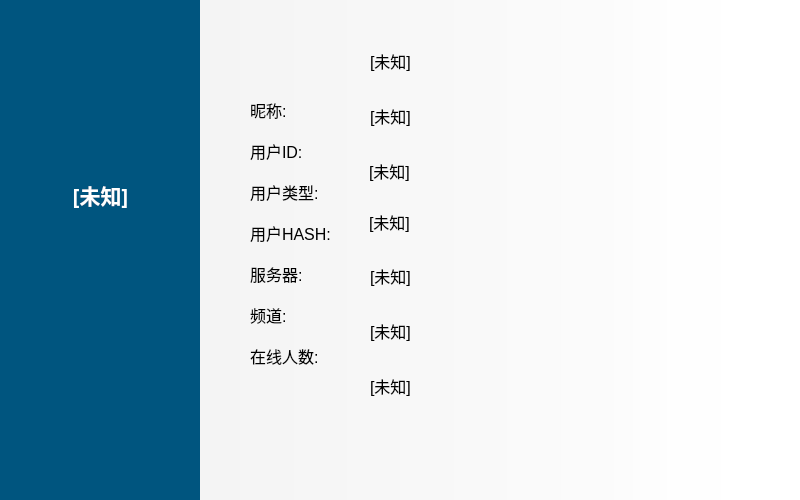
<?xml version="1.0" encoding="UTF-8"?>
<ui version="4.0">
 <class>UserInfo</class>
 <widget class="QWidget" name="UserInfo">
  <property name="geometry">
   <rect>
    <x>0</x>
    <y>0</y>
    <width>800</width>
    <height>500</height>
   </rect>
  </property>
  <property name="minimumSize">
   <size>
    <width>800</width>
    <height>500</height>
   </size>
  </property>
  <property name="maximumSize">
   <size>
    <width>800</width>
    <height>500</height>
   </size>
  </property>
  <property name="font">
   <font>
    <family>Microsoft YaHei UI</family>
    <pointsize>12</pointsize>
   </font>
  </property>
  <property name="windowTitle">
   <string>Form</string>
  </property>
  <widget class="QLabel" name="back_0">
   <property name="geometry">
    <rect>
     <x>0</x>
     <y>0</y>
     <width>800</width>
     <height>500</height>
    </rect>
   </property>
   <property name="font">
    <font>
     <family>Microsoft YaHei</family>
    </font>
   </property>
   <property name="styleSheet">
    <string notr="true">background-color: qlineargradient(spread:pad, x1:0, y1:0, x2:1, y2:0, stop:0 rgba(240, 240, 240, 255), stop:1 rgba(255, 255, 255, 255));</string>
   </property>
   <property name="text">
    <string/>
   </property>
  </widget>
  <widget class="QLabel" name="icon">
   <property name="geometry">
    <rect>
     <x>50</x>
     <y>50</y>
     <width>100</width>
     <height>100</height>
    </rect>
   </property>
   <property name="styleSheet">
    <string notr="true">border-image: url(:/ico/unknown);</string>
   </property>
   <property name="text">
    <string/>
   </property>
  </widget>
  <widget class="QLabel" name="back_1">
   <property name="geometry">
    <rect>
     <x>0</x>
     <y>0</y>
     <width>200</width>
     <height>500</height>
    </rect>
   </property>
   <property name="styleSheet">
    <string notr="true">background-color: rgb(0, 85, 127);</string>
   </property>
   <property name="text">
    <string/>
   </property>
  </widget>
  <widget class="QLabel" name="nick_0">
   <property name="geometry">
    <rect>
     <x>0</x>
     <y>175</y>
     <width>201</width>
     <height>40</height>
    </rect>
   </property>
   <property name="font">
    <font>
     <family>Microsoft JhengHei</family>
     <pointsize>16</pointsize>
     <weight>75</weight>
     <bold>true</bold>
    </font>
   </property>
   <property name="styleSheet">
    <string notr="true">color: rgb(255, 255, 255);</string>
   </property>
   <property name="text">
    <string>[未知]</string>
   </property>
   <property name="alignment">
    <set>Qt::AlignCenter</set>
   </property>
  </widget>
  <widget class="QLabel" name="info_2">
   <property name="geometry">
    <rect>
     <x>250</x>
     <y>0</y>
     <width>100</width>
     <height>501</height>
    </rect>
   </property>
   <property name="text">
    <string>昵称:

用户ID:

用户类型:

用户HASH:

服务器:

频道:

在线人数:

</string>
   </property>
   <property name="alignment">
    <set>Qt::AlignLeading|Qt::AlignLeft|Qt::AlignVCenter</set>
   </property>
  </widget>
  <widget class="QLabel" name="nick_1">
   <property name="geometry">
    <rect>
     <x>370</x>
     <y>50</y>
     <width>430</width>
     <height>21</height>
    </rect>
   </property>
   <property name="text">
    <string>[未知]</string>
   </property>
  </widget>
  <widget class="QLabel" name="id">
   <property name="geometry">
    <rect>
     <x>370</x>
     <y>105</y>
     <width>431</width>
     <height>21</height>
    </rect>
   </property>
   <property name="text">
    <string>[未知]</string>
   </property>
  </widget>
  <widget class="QLabel" name="utype">
   <property name="geometry">
    <rect>
     <x>369</x>
     <y>160</y>
     <width>431</width>
     <height>21</height>
    </rect>
   </property>
   <property name="text">
    <string>[未知]</string>
   </property>
   <property name="alignment">
    <set>Qt::AlignLeading|Qt::AlignLeft|Qt::AlignVCenter</set>
   </property>
  </widget>
  <widget class="QLabel" name="hash">
   <property name="geometry">
    <rect>
     <x>369</x>
     <y>210</y>
     <width>430</width>
     <height>24</height>
    </rect>
   </property>
   <property name="text">
    <string>[未知]</string>
   </property>
   <property name="alignment">
    <set>Qt::AlignLeading|Qt::AlignLeft|Qt::AlignVCenter</set>
   </property>
  </widget>
  <widget class="QLabel" name="server">
   <property name="geometry">
    <rect>
     <x>370</x>
     <y>260</y>
     <width>431</width>
     <height>31</height>
    </rect>
   </property>
   <property name="text">
    <string>[未知]</string>
   </property>
  </widget>
  <widget class="QLabel" name="room">
   <property name="geometry">
    <rect>
     <x>370</x>
     <y>320</y>
     <width>431</width>
     <height>21</height>
    </rect>
   </property>
   <property name="text">
    <string>[未知]</string>
   </property>
   <property name="alignment">
    <set>Qt::AlignLeading|Qt::AlignLeft|Qt::AlignVCenter</set>
   </property>
  </widget>
  <widget class="QLabel" name="online_num">
   <property name="geometry">
    <rect>
     <x>370</x>
     <y>375</y>
     <width>431</width>
     <height>21</height>
    </rect>
   </property>
   <property name="text">
    <string>[未知]</string>
   </property>
   <property name="alignment">
    <set>Qt::AlignLeading|Qt::AlignLeft|Qt::AlignVCenter</set>
   </property>
  </widget>
  <widget class="QLabel" name="back_2">
   <property name="geometry">
    <rect>
     <x>600</x>
     <y>0</y>
     <width>200</width>
     <height>500</height>
    </rect>
   </property>
   <property name="styleSheet">
    <string notr="true">background-color: qlineargradient(spread:pad, x1:0, y1:0, x2:1, y2:0, stop:0 rgba(255, 255, 255, 0), stop:1 rgba(255, 255, 255, 255));</string>
   </property>
   <property name="text">
    <string/>
   </property>
  </widget>
  <widget class="QLabel" name="back_3">
   <property name="geometry">
    <rect>
     <x>0</x>
     <y>370</y>
     <width>301</width>
     <height>131</height>
    </rect>
   </property>
   <property name="styleSheet">
    <string notr="true">border-image: url(:/ico/schat_back);</string>
   </property>
   <property name="text">
    <string/>
   </property>
  </widget>
  <zorder>back_0</zorder>
  <zorder>back_1</zorder>
  <zorder>icon</zorder>
  <zorder>nick_0</zorder>
  <zorder>nick_1</zorder>
  <zorder>id</zorder>
  <zorder>utype</zorder>
  <zorder>hash</zorder>
  <zorder>server</zorder>
  <zorder>room</zorder>
  <zorder>online_num</zorder>
  <zorder>back_2</zorder>
  <zorder>back_3</zorder>
  <zorder>info_2</zorder>
 </widget>
 <resources/>
 <connections/>
</ui>
